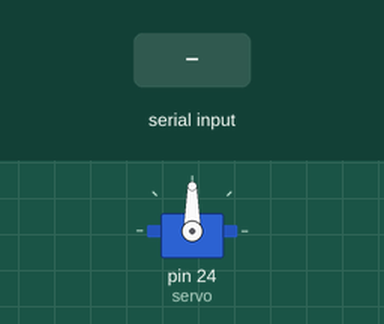
Recording of a sketch running on a simulated Arduino Mega 2560, built with avr-gcc and run on an emulated ATmega2560. Parts: servo. The test bench sets the inputs (shaded band).

Above: at 1.2 s.
1.3 s: "L" received over Serial
At 2.5 s:
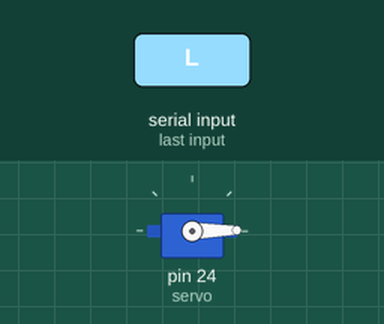
2.8 s: "H" received over Serial
At 3.8 s:
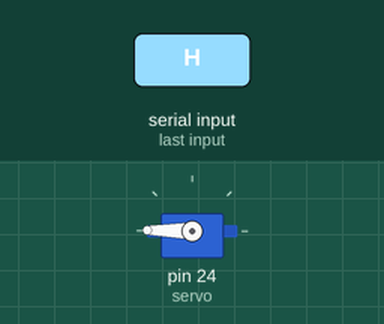
4.3 s: "M" received over Serial
At 5.0 s:
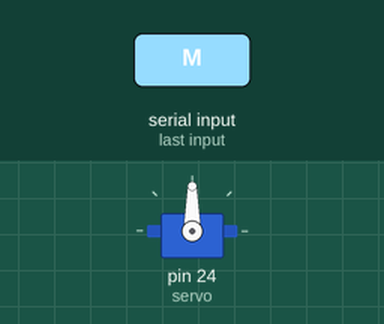
Timing chart, 0 to 7.3 s (numbered marks = the images above; inputs shaded):
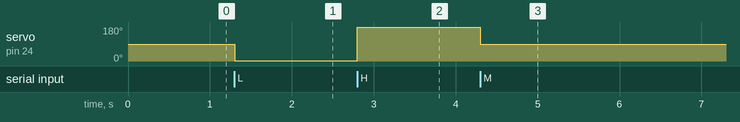

The sketch:

txt_read_servo_control.ino
```cpp
#include <Servo.h>

Servo servo;


void setup()
{
  servo.attach(24);
  Serial.begin(57600);
}

void loop()
{
  if (Serial.available() > 0) {
		int a = Serial.read();

if(a=='L'){
  servo.write(1);
}

if(a=='M'){
    servo.write(90);
}

if(a=='H'){
  servo.write(179);
  }
}
}
```

Measured:
- after the input at 1.3 s, servo on pin 24 (servo): 90° → 1° at once
- after the input at 2.8 s, servo on pin 24 (servo): 1° → 179° at once
- after the input at 4.3 s, servo on pin 24 (servo): 179° → 90° at once
